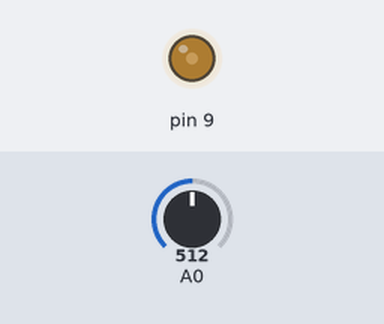
Bench run of a sketch on a simulated Arduino Uno, built with avr-gcc and run on an emulated ATmega328P. Parts: output pins drawn as LEDs (lit = HIGH). Inputs (shaded band) come from the test bench; at power-on: A0 = 512.

Above: at 10.9 s.
11.0 s: A0 set to 306
At 13.8 s:
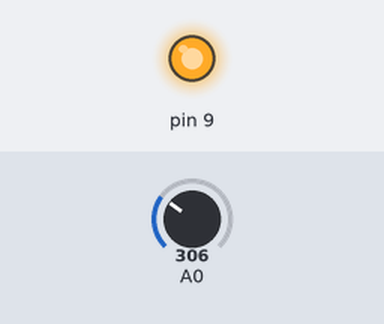
21.1 s: A0 set to 900
At 27.9 s:
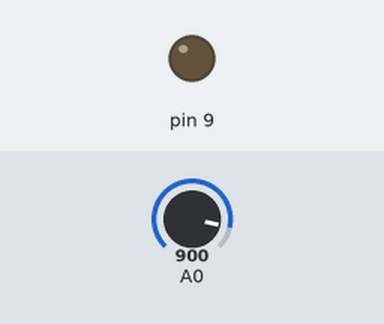
Timing chart, 0 to 37.2 s (numbered marks = the images above; inputs shaded):
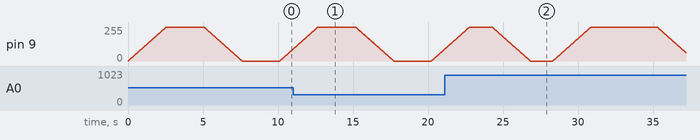

The sketch:

Ejercicio10.ino
```cpp
/*
 Práctica 1
 Ejercicio 10
 Medrano Albarrán Gerardo
 Merino Texta Rogelio de Jesús
 09/02/19
 */

void setup() {
  pinMode(9, OUTPUT);


}

void loop() {

  float ton=analogRead(A0)/1023.0*5000.0;
  for (int i=0; i<=254; i++)
  {
    analogWrite(9, i);
    delay(10);
  }
  analogWrite(9,255);
  delay(ton);
  for (int i=255; i>=1; i--)
  {
    analogWrite(9, i);
    delay(10);
  }
  analogWrite(9,0);
  delay(ton);
}
```
